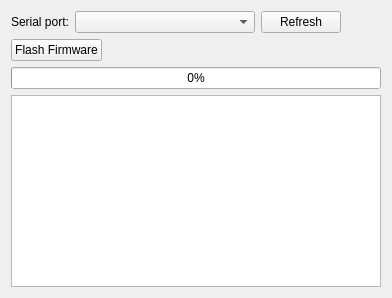
<?xml version="1.0" encoding="UTF-8"?>
<ui version="4.0">
 <class>FlashPage</class>
 <widget class="QWizardPage" name="FlashPage">
  <layout class="QVBoxLayout" name="page_layout">
   <item>
    <layout class="QVBoxLayout" name="extra_layout"/>
   </item>
   <item>
    <layout class="QHBoxLayout" name="port_row">
     <item>
      <widget class="QLabel" name="port_label">
       <property name="text"><string>Serial port:</string></property>
      </widget>
     </item>
     <item>
      <widget class="QComboBox" name="port_combo">
       <property name="whatsThis"><string>Serial port of the board being flashed over USB. Plug the board in and press Refresh if it is missing.</string></property>
       <property name="minimumSize">
        <size><width>180</width><height>0</height></size>
       </property>
      </widget>
     </item>
     <item>
      <widget class="QPushButton" name="refresh_btn">
       <property name="text"><string>Refresh</string></property>
      </widget>
     </item>
     <item>
      <spacer name="port_spacer">
       <property name="orientation"><enum>Qt::Horizontal</enum></property>
       <property name="sizeHint" stdset="0"><size><width>40</width><height>20</height></size></property>
      </spacer>
     </item>
    </layout>
   </item>
   <item>
    <layout class="QHBoxLayout" name="btn_row">
     <item>
      <widget class="QPushButton" name="flash_btn">
       <property name="whatsThis"><string>Write the firmware to the board over USB. Do not unplug it until the log reports success. Progress and output appear below.</string></property>
       <property name="text"><string>Flash Firmware</string></property>
      </widget>
     </item>
     <item>
      <spacer name="btn_spacer">
       <property name="orientation"><enum>Qt::Horizontal</enum></property>
       <property name="sizeHint" stdset="0"><size><width>40</width><height>20</height></size></property>
      </spacer>
     </item>
    </layout>
   </item>
   <item>
    <widget class="QProgressBar" name="progress">
     <property name="minimum"><number>0</number></property>
     <property name="maximum"><number>100</number></property>
     <property name="value"><number>0</number></property>
    </widget>
   </item>
   <item>
    <layout class="QVBoxLayout" name="extra_bottom_layout"/>
   </item>
   <item>
    <widget class="QPlainTextEdit" name="log">
     <property name="readOnly"><bool>true</bool></property>
    </widget>
   </item>
  </layout>
 </widget>
 <resources/>
 <connections/>
</ui>
